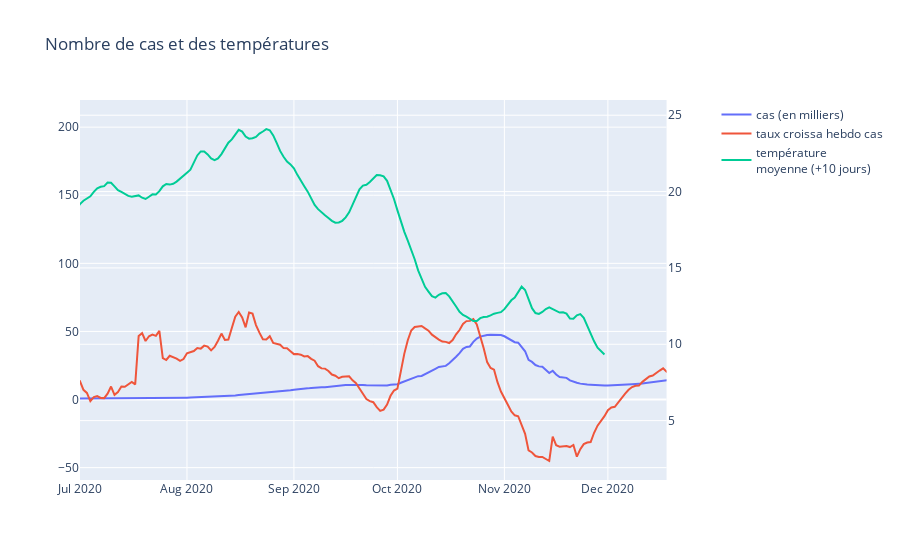

Notebook code for this chart:
### Code cell
import plotly.graph_objects as go
from plotly.subplots import make_subplots
temperatures=pd.read_csv(PATH+"data/france/temperature-quotidienne-departementale.csv", sep=";")
temperatures_france = temperatures.groupby(["date_obs"]).mean().reset_index()

fig = make_subplots(specs=[[{"secondary_y": True}]])
df_incid_france = df_incid.groupby(["jour"]).sum().reset_index()
fig.add_trace(go.Scatter(
    x=df_incid_france["jour"],
    y=(df_incid_france["P"].rolling(window=7, center=True).mean())/1000,
    name="cas (en milliers)"
))

fig.add_trace(go.Scatter(
    x=df_incid_france["jour"],
    y=((df_incid_france["P"].rolling(window=7, center=True).mean()-df_incid_france["P"].shift(7).rolling(window=7, center=True).mean())/df_incid_france["P"].shift(7).rolling(window=7, center=True).mean()*100 ),
    name="taux croissa hebdo cas"
))
fig.add_trace(go.Scatter(
    x=temperatures_france["date_obs"],
    y=temperatures_france["tmoy"].rolling(window=14, center=True).mean().shift(10),
    name="température<br>moyenne (+10 jours)"), secondary_y=True)
    
fig.update_xaxes(range=["2020-07-01", "2020-12-18"])
fig.update_layout(title="Nombre de cas et des températures")
fig.show()

### Figure 1 — Plotly figure (JSON) as saved in the notebook; plotly's stock layout.template omitted (floating-point values rounded to 4 significant figures; data arrays with more than 128 entries replaced by an {"elided": "..."} marker saying what was removed)
{"data": [{"name": "cas (en milliers)", "type": "scatter", "x": {"elided": "438 str values"}, "y": {"elided": "438 float values"}}, {"name": "taux croissa hebdo cas", "type": "scatter", "x": {"elided": "438 str values"}, "y": {"elided": "438 float values"}}, {"name": "température<br>moyenne (+10 jours)", "type": "scatter", "x": {"elided": "1065 str values"}, "xaxis": "x", "y": {"elided": "1065 float values"}, "yaxis": "y2"}], "layout": {"title": {"text": "Nombre de cas et des températures"}, "xaxis": {"anchor": "y", "domain": [0, 0.94], "range": ["2020-07-01", "2020-12-18"]}, "yaxis": {"anchor": "x", "domain": [0, 1]}, "yaxis2": {"anchor": "x", "overlaying": "y", "side": "right"}}}
